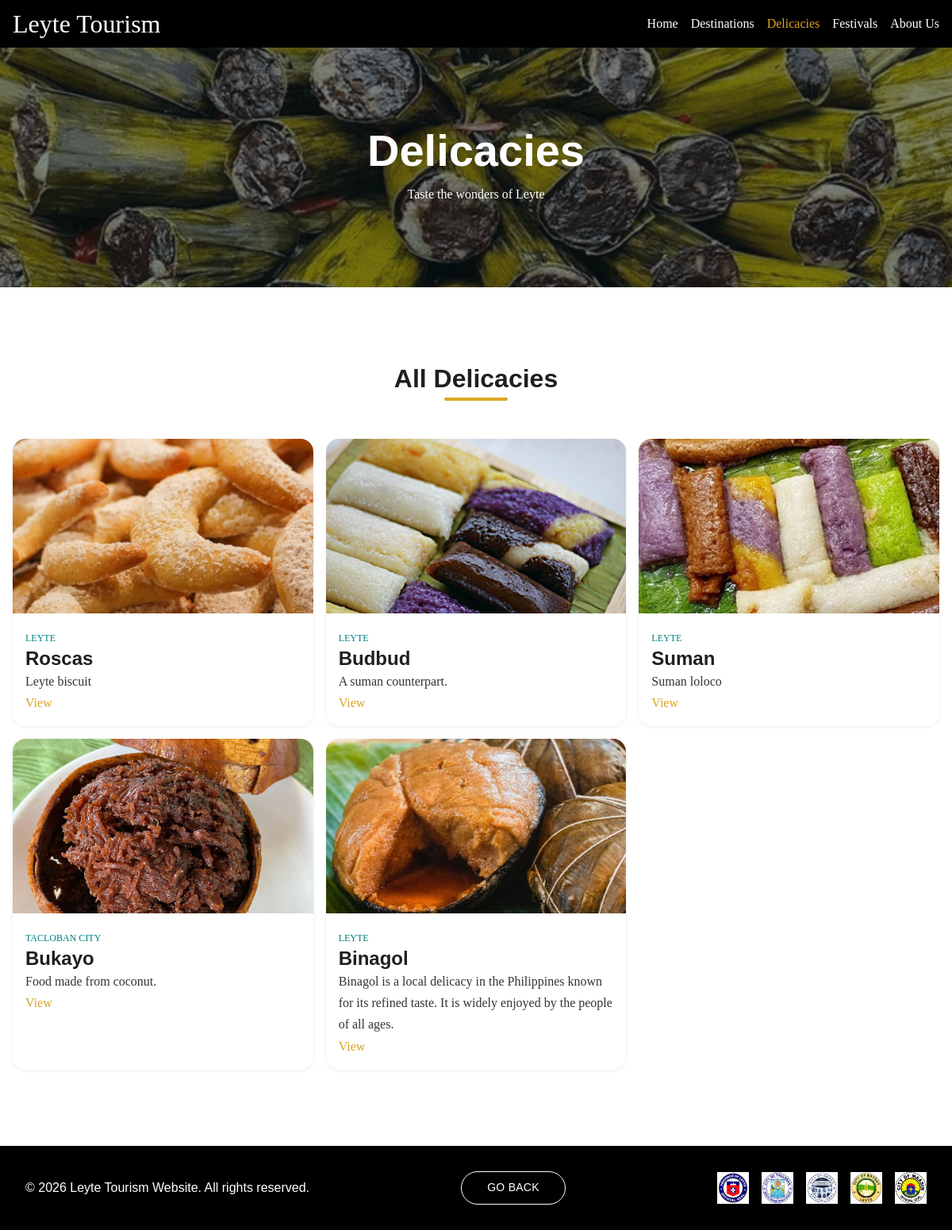
The page /delicacies.php on the database its author committed.
### tables this page shows
CREATE TABLE `delicacies` (
  `id` int(11) NOT NULL,
  `name` varchar(255) NOT NULL,
  `description` text NOT NULL,
  `location` varchar(255) NOT NULL,
  `is_featured` tinyint(1) DEFAULT 0,
  `image_name` varchar(255) DEFAULT NULL,
  `created_at` datetime DEFAULT current_timestamp(),
  `updated_at` datetime DEFAULT current_timestamp() ON UPDATE current_timestamp(),
  `ingredients` text NOT NULL,
  `instructions` text NOT NULL
);

### includes/db.php (called while the page is built, shortened)
<?php
$conn = new mysqli("127.0.0.1", 'root', '', 'leyte_tourism');
function executeQuery($sql, $params = []) {
    global $conn;
    $stmt = $conn->prepare($sql);
    $stmt->execute();
    return $stmt;
}
function fetch($stmt, $single = false) {
    $result = $stmt->get_result();
    return $single ? $result->fetch_assoc() : $result->fetch_all(MYSQLI_ASSOC);
}
?>

### includes/crud.php (called while the page is built, shortened)
<?php
function getAll($table, $orderBy = 'id', $order = 'DESC') {
    return fetch(executeQuery("SELECT * FROM $table ORDER BY $orderBy $order"));
}
?>

### public/delicacies.php (the view, shortened to what this page needs)
<?php
require_once '../includes/db.php';
require_once '../includes/crud.php';
$id = $_GET['id'] ?? null;
$delicacies = [];
if (isset($id)) {
    $delicacies[] = getById("delicacies", $id);
} else {
    $delicacies = getAll("delicacies");
}
?>
<!DOCTYPE html>
<html lang="en">
<head>
    <link rel="stylesheet" href="../assets/css/variables.css">
    <link rel="stylesheet" href="../assets/css/base.css">
    <link rel="stylesheet" href="../assets/css/layout.css">
    <link rel="stylesheet" href="../assets/css/components.css">
    <link rel="stylesheet" href="../assets/css/responsive.css">
</head>
<body>
    <?php include_once '../templates/navbar.php'; ?>
     <section class="hero page-hero" style="background-image: url('../assets/images/delicacies/moron.png');">
        <div class="container hero__content">
            <h1>Delicacies</h1>
            <p>Taste the wonders of Leyte</p>
        </div>
    </section>
    <section class="destination-section">
        <div class="container">
            <div class="section-header">
                <h2> All Delicacies </h2>
            </div>
            <div class="grid-3">
                <?php foreach($delicacies as $delicacy): ?>
                    <article class="card">
                        <img src="<?= "../uploads/delicacies/" . $delicacy['image_name'] ?>" alt=" <?= $delicacy['name'] ?> ">
                        <div class="card__content">
                            <span> <?= $delicacy['location'] ?></span>
                            <h3><?= $delicacy['name'] ?></h4>
                            <p><?= $delicacy['description'] ?></p>
                            <a href="?id=<?= $delicacy['id'] ?>">View</a>
                        </div>
                    </article>
                <?php endforeach; ?>
            </div>
        </div>
    </section>
    <?php include_once '../templates/sub-footer.php' ?>
</body>
</html>

### templates/navbar.php (shortened to what this page needs)
<?php
    $nav_items = [
        "index.php" => "Home",
        "destinations.php" => "Destinations",
        "delicacies.php" => "Delicacies",
        "festivals.php" => "Festivals",
        "about.php" => "About Us",
    ];
    $active_url = basename($_SERVER['SCRIPT_FILENAME']);
?>
<nav class="nav">
    <div class="container nav__inner">
        <a href="" class="nav__brand">Leyte Tourism</a>
        <ul class="nav__links">
            <?php foreach($nav_items as $url => $label): ?>
                <li>
                    <a href="<?= $url ?>" class="nav__link <?= ($active_url === $url) ? "active" : "" ?>">
                        <?= $label ?>
                    </a>
                </li>
            <?php endforeach; ?>
        </ul>
    </div>
</nav>

### templates/sub-footer.php
<footer class="footer">
    <div class="container footer__inner">
        <p class="footer__copy-section">
            &copy; 2026 Leyte Tourism Website. All rights reserved.
        </p>
         <a href="index.php" class="btn btn-outline">Go Back</a>
        <div class="footer__seal-section">
        <div class="seal"><img src="../assets/images/seals/seal-leyte.jpeg" alt="Leyte Seal"></div>
        <div class="seal"><img src="../assets/images/seals/seal-tacloban.jpeg" alt="Tacloban Seal"></div>
        <div class="seal"><img src="../assets/images/seals/seal-ormoc.jpeg" alt="Ormoc Seal"></div>
        <div class="seal"><img src="../assets/images/seals/seal-baybay.jpeg" alt="Baybay Seal"></div>
        <div class="seal"><img src="../assets/images/seals/seal-maasin.png" alt="Maasin Seal"></div>
        </div>
    </div>
</footer>

### assets/css/variables.css (style rules this page uses)
:root { --primary: teal; --accent: goldenrod; --success: green; --danger: red; --bg: #ffffff; --bg-alt: rgba(232, 255, 251, 0.8); --bg-dark: #000000; --text: #1f1f1f; --text-muted: rgba(0,0,0, 0.8); --text-light: #ffffff; --font-heading: "Trebuchet MS", "Arial", sans-serif; --font-body: "Georgia", "Times New Roman", serif; --space-xs: 0.25rem; --space-sm: 0.5rem; --space-md: 1rem; --space-lg: 2rem; --space-xl: 4rem; --space-2xl: 6rem; --text-xs: 0.75rem; --text-sm: 0.875rem; --text-base: 1rem; --text-lg: 1.125rem; --text-xl: clamp(1.25rem, 5vw, 1.5rem); --text-2xl: clamp(1.5rem, 5vw, 2rem); --text-3xl: clamp(2rem, 5vw, 3.5rem); --container-max: 1200px; --nav-height: 60px; --shadow-sm: 0 1px 4px rgba(0,0,0,0.08); --shadow-md: 0 4px 12px rgba(0,0,0,0.1); --shadow-lg: 0 10px 25px rgba(0,0,0,0.12); --radius-sm: 4px; --radius-md: 8px; --radius-lg: 16px; --radius-full: 9999px; --transition: 0.25s ease; }

### assets/css/base.css (style rules this page uses)
*, *::before, *::after { box-sizing: border-box; margin: 0; padding: 0; }
html { scroll-behavior: smooth; font-size: 16px; }
body { font-size: var(--text-base); font-family: var(--font-body); line-height: 1.7; background-color: var(--bg); color: var(--text); }
h1, h2, h3, h4, h5, h6 { font-family: var(--font-heading); line-height: 1.2; color: var(--text); }
h1 { font-size: var(--text-3xl); }
h2 { font-size: var(--text-2xl); }
h3 { font-size: var(--text-xl); }
p { max-width: 75ch; color: var(--text-muted); }
img { max-width: 100%; display: block; }
a { text-decoration: none; color: var(--text); }
ul, ol { list-style: none; }
section, main { padding: var(--space-2xl) var(--space-md); }

### assets/css/layout.css (style rules this page uses)
.container { margin: 0 auto; max-width: var(--container-max); }
.section-header { margin-bottom: var(--space-lg); text-align: center; display: flex; flex-direction: column; justify-content: center; align-items: center; }
.section-header h2::after { content: ''; display: block; width: 80px; height: 4px; margin: var(--space-xs) auto var(--space-md); border-radius: var(--radius-full); background-color: var(--accent); }
.section-header { text-align: center; }
.grid-3 { display: grid; gap: var(--space-md); }

### assets/css/responsive.css (style rules this page uses)
@media (min-width: 601px) { .nav__links { display: flex; flex-direction: row; position: static; } }
@media (min-width: 601px) { .hero { height: 80vh; max-height: 600px; } }
@media (min-width: 601px) { .grid-3 { grid-template-columns: repeat(auto-fit, minmax(300px, 1fr)); } }
@media (min-width: 601px) { .page-hero { height: unset; } }
@media (min-width: 601px) { .footer__inner, .feature-card-container { flex-direction: row; } }

### rows shown on the page
delicacies: image_name (picture), location "LEYTE", name "Roscas", description "Leyte biscuit"
delicacies: image_name (picture), location "LEYTE", name "Budbud", description "A suman counterpart."
delicacies: image_name (picture), location "LEYTE", name "Suman", description "Suman loloco"
delicacies: image_name (picture), location "TACLOBAN CITY", name "Bukayo", description "Food made from coconut."
delicacies: image_name (picture), location "LEYTE", name "Binagol", description "Binagol is a local delicacy in the Philippines known for its refined taste. It is widely enjoyed by the people of all ages."

### other values the page prints
$label "Home"
$label "Destinations"
$label "Delicacies"
$label "Festivals"
$label "About Us"
